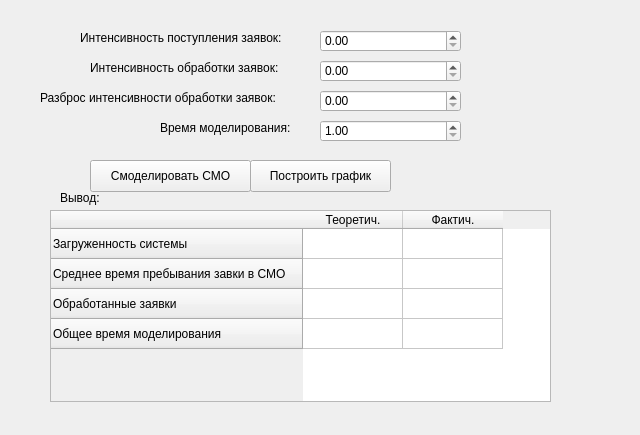
<?xml version="1.0" encoding="UTF-8"?>
<ui version="4.0">
 <class>MainWindow</class>
 <widget class="QMainWindow" name="MainWindow">
  <property name="geometry">
   <rect>
    <x>0</x>
    <y>0</y>
    <width>640</width>
    <height>435</height>
   </rect>
  </property>
  <property name="windowTitle">
   <string>MainWindow</string>
  </property>
  <widget class="QWidget" name="centralWidget">
   <widget class="QLabel" name="label">
    <property name="geometry">
     <rect>
      <x>60</x>
      <y>190</y>
      <width>57</width>
      <height>16</height>
     </rect>
    </property>
    <property name="text">
     <string>Вывод:</string>
    </property>
   </widget>
   <widget class="QLabel" name="label_2">
    <property name="geometry">
     <rect>
      <x>80</x>
      <y>30</y>
      <width>221</width>
      <height>16</height>
     </rect>
    </property>
    <property name="text">
     <string>Интенсивность поступления заявок:</string>
    </property>
   </widget>
   <widget class="QPushButton" name="pushButton_model">
    <property name="geometry">
     <rect>
      <x>90</x>
      <y>160</y>
      <width>161</width>
      <height>32</height>
     </rect>
    </property>
    <property name="text">
     <string>Смоделировать СМО</string>
    </property>
   </widget>
   <widget class="QPushButton" name="pushButton_graph">
    <property name="geometry">
     <rect>
      <x>250</x>
      <y>160</y>
      <width>141</width>
      <height>32</height>
     </rect>
    </property>
    <property name="text">
     <string>Построить график</string>
    </property>
   </widget>
   <widget class="QLabel" name="label_3">
    <property name="geometry">
     <rect>
      <x>90</x>
      <y>60</y>
      <width>221</width>
      <height>16</height>
     </rect>
    </property>
    <property name="text">
     <string>Интенсивность обработки заявок:</string>
    </property>
   </widget>
   <widget class="QLabel" name="label_4">
    <property name="geometry">
     <rect>
      <x>40</x>
      <y>90</y>
      <width>271</width>
      <height>16</height>
     </rect>
    </property>
    <property name="text">
     <string>Разброс интенсивности обработки заявок:</string>
    </property>
   </widget>
   <widget class="QLabel" name="label_5">
    <property name="geometry">
     <rect>
      <x>160</x>
      <y>120</y>
      <width>151</width>
      <height>16</height>
     </rect>
    </property>
    <property name="text">
     <string>Время моделирования:</string>
    </property>
   </widget>
   <widget class="QDoubleSpinBox" name="spinbox_intensivity_gen">
    <property name="geometry">
     <rect>
      <x>320</x>
      <y>30</y>
      <width>141</width>
      <height>22</height>
     </rect>
    </property>
    <property name="maximum">
     <double>9999.989999999999782</double>
    </property>
   </widget>
   <widget class="QDoubleSpinBox" name="spinbox_intensivity_oa">
    <property name="geometry">
     <rect>
      <x>320</x>
      <y>60</y>
      <width>141</width>
      <height>22</height>
     </rect>
    </property>
    <property name="maximum">
     <double>99999.990000000005239</double>
    </property>
   </widget>
   <widget class="QDoubleSpinBox" name="spinbox_intensivity_oa_range">
    <property name="geometry">
     <rect>
      <x>320</x>
      <y>90</y>
      <width>141</width>
      <height>22</height>
     </rect>
    </property>
    <property name="maximum">
     <double>99999.990000000005239</double>
    </property>
   </widget>
   <widget class="QDoubleSpinBox" name="spinbox_time_model">
    <property name="geometry">
     <rect>
      <x>320</x>
      <y>120</y>
      <width>141</width>
      <height>22</height>
     </rect>
    </property>
    <property name="minimum">
     <double>1.000000000000000</double>
    </property>
    <property name="maximum">
     <double>99999999.989999994635582</double>
    </property>
   </widget>
   <widget class="QTableWidget" name="tableWidget">
    <property name="geometry">
     <rect>
      <x>50</x>
      <y>210</y>
      <width>501</width>
      <height>192</height>
     </rect>
    </property>
    <row>
     <property name="text">
      <string>Загруженность системы</string>
     </property>
    </row>
    <row>
     <property name="text">
      <string>Среднее время пребывания завки в СМО</string>
     </property>
    </row>
    <row>
     <property name="text">
      <string>Обработанные заявки</string>
     </property>
    </row>
    <row>
     <property name="text">
      <string>Общее время моделирования</string>
     </property>
    </row>
    <column>
     <property name="text">
      <string>Теоретич.</string>
     </property>
    </column>
    <column>
     <property name="text">
      <string>Фактич.</string>
     </property>
    </column>
   </widget>
  </widget>
 </widget>
 <layoutdefault spacing="6" margin="11"/>
 <resources/>
 <connections/>
</ui>
